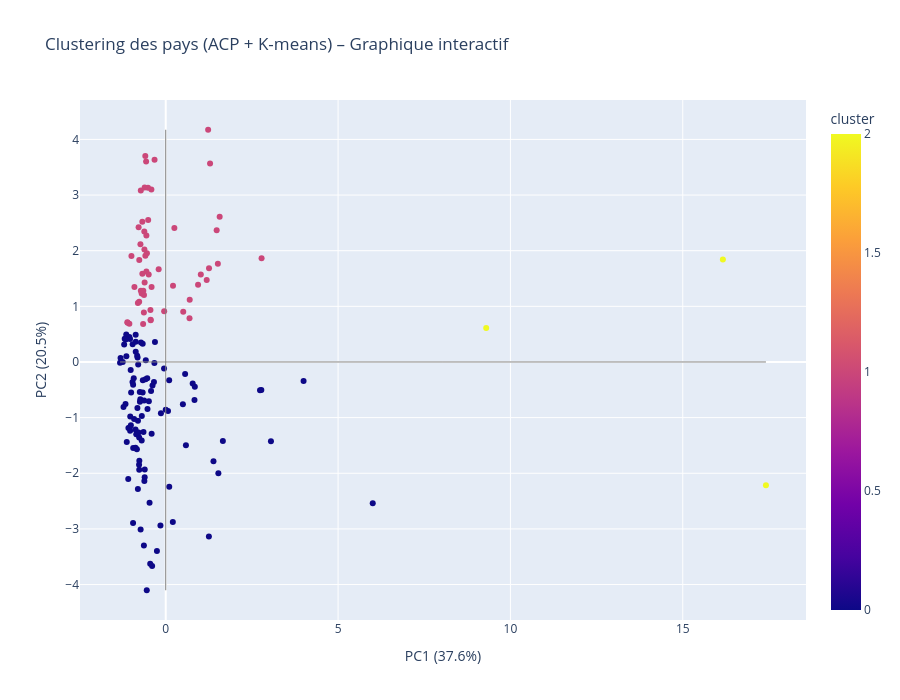

Source (notebook cell):
### Code cell
fig = px.scatter(
    donnees_acp,
    x="PC1",
    y="PC2",
    color="cluster",
    hover_name="Country",
    hover_data={"PC1":":.2f", "PC2":":.2f"},
    title="Clustering des pays (ACP + K-means) – Graphique interactif"
)

# Ajout des lignes verticales/horizontales
fig.add_shape(type="line", x0=0, y0=donnees_acp["PC2"].min(),
              x1=0, y1=donnees_acp["PC2"].max(),
              line=dict(color="grey", width=1))

fig.add_shape(type="line", x0=donnees_acp["PC1"].min(), y0=0,
              x1=donnees_acp["PC1"].max(), y1=0,
              line=dict(color="grey", width=1))

fig.update_layout(
    width=900,
    height=700,
    xaxis_title=f"PC1 ({pca.explained_variance_ratio_[0]*100:.1f}%)",
    yaxis_title=f"PC2 ({pca.explained_variance_ratio_[1]*100:.1f}%)",
)

fig.show()

### Figure 1 — Plotly figure (JSON) as saved in the notebook; plotly's stock layout.template omitted (floating-point values rounded to 4 significant figures; data arrays with more than 128 entries replaced by an {"elided": "..."} marker saying what was removed)
{"data": [{"hovertemplate": "<b>%{hovertext}</b><br><br>PC1=%{x:.2f}<br>PC2=%{y:.2f}<br>cluster=%{marker.color}<extra></extra>", "hovertext": {"elided": "159 str values"}, "legendgroup": "", "marker": {"color": {"elided": "159 int values"}, "coloraxis": "coloraxis", "symbol": "circle"}, "mode": "markers", "name": "", "orientation": "v", "showlegend": false, "type": "scatter", "x": {"elided": "159 float values"}, "xaxis": "x", "y": {"elided": "159 float values"}, "yaxis": "y"}], "layout": {"coloraxis": {"colorbar": {"title": {"text": "cluster"}}, "colorscale": [[0, "#0d0887"], [0.1111, "#46039f"], [0.2222, "#7201a8"], [0.3333, "#9c179e"], [0.4444, "#bd3786"], [0.5556, "#d8576b"], [0.6667, "#ed7953"], [0.7778, "#fb9f3a"], [0.8889, "#fdca26"], [1, "#f0f921"]]}, "height": 700, "legend": {"tracegroupgap": 0}, "shapes": [{"line": {"color": "grey", "width": 1}, "type": "line", "x0": 0, "x1": 0, "y0": -4.102, "y1": 4.174}, {"line": {"color": "grey", "width": 1}, "type": "line", "x0": -1.325, "x1": 17.41, "y0": 0, "y1": 0}], "title": {"text": "Clustering des pays (ACP + K-means) – Graphique interactif"}, "width": 900, "xaxis": {"anchor": "y", "domain": [0, 1], "title": {"text": "PC1 (37.6%)"}}, "yaxis": {"anchor": "x", "domain": [0, 1], "title": {"text": "PC2 (20.5%)"}}}}
